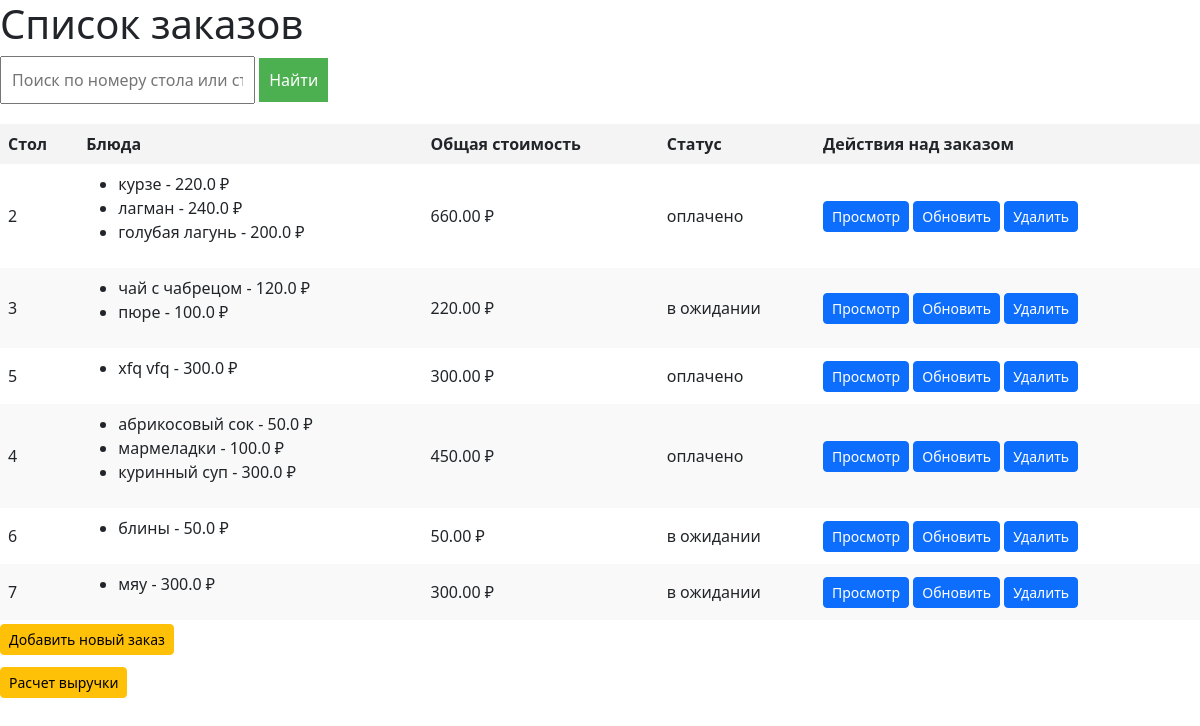
The page / on the database its author committed.
### order/models.py (models this page shows, shortened)
class Order(models.Model):
    STATUS_CHOICES = [
        ('готово', 'готово'),
        ('в ожидании','в ожидании'),
        ('оплачено', 'оплачено')
        ]
    table_number = models.IntegerField(unique=True,verbose_name='номер стола')
    items = models.JSONField(verbose_name='список блюд')
    total_price = models.DecimalField(verbose_name='Общая сумма', max_digits=10, decimal_places=2, default=0)
    status = models.CharField(max_length=20,choices=STATUS_CHOICES,default='в ожидании',verbose_name='статус заказа')

### order/views.py (the view)
# urls.py: path('', ListView.as_view(), name='list-order'),
class ListView(ListView):
    model = Order
    template_name = "order/list.html"
    context_object_name = "orders"
    def get_queryset(self):
        queryset = super().get_queryset()
        search_query = self.request.GET.get('search')
        if search_query:
            queryset = queryset.filter(
                Q(table_number__icontains=search_query) |
                Q(status__icontains=search_query)
            )
        return queryset

### order/templates/order/list.html
{% extends 'base.html' %}
{% block content %}
<h1>Список заказов</h1>
    <form method="get" action="{% url 'list-order' %}">
        <input type="text" name="search" placeholder="Поиск по номеру стола или статусу" value="{{ request.GET.search }}">
        <button type="submit">Найти</button>
    </form>
    <table>
        <thead>
            <tr>
                <th>Стол</th>
                <th>Блюда</th>
                <th>Общая стоимость</th>
                <th>Статус</th>
                <th>Действия над заказом</th>
            </tr>
        </thead>
        <tbody>
            {% for order in orders %}
                <tr>
                    <td>{{ order.table_number }}</td>
                    <td>
                        <ul>
                            {% for item in order.items %}
                                <li>{{ item.name }} - {{ item.price }} ₽</li>
                            {% endfor %}
                        </ul>
                    </td>
                    <td>{{ order.total_price }} ₽</td>
                    <td>{{ order.get_status_display }}</td>
                    <td>
                        <a href="{% url 'detail-order' order.id %}" class="btn btn-primary btn-sm">Просмотр</a>
                        <a href="{% url 'update-order' order.id %}" class="btn btn-primary btn-sm">Обновить</a>
                        <a href="{% url 'del-order' order.id %}" class="btn btn-primary btn-sm">Удалить</a>
                    </td>
                </tr>
            {% empty %}
                <tr>
                    <td colspan="5">Заказы не найдены.</td>
                </tr>
            {% endfor %}
        </tbody>
    </table>
<h3><a href="{% url 'add-order' %}" class="btn btn-warning btn-sm">Добавить новый заказ</a></h3>
<h3><a href="{% url 'calc-revenue' %}" class="btn btn-warning btn-sm">Расчет выручки</a></h3>
{% endblock %}

### order/static/order/style.css (style rules this page uses)
body { font-family: Arial, sans-serif; margin: 20px; }
table { width: 100%; border-collapse: collapse; }
th, td { border: 1px solid #ddd; padding: 8px; text-align: left; }
th { background-color: #f4f4f4; }
tr:nth-child(even) { background-color: #f9f9f9; }
form { margin-bottom: 20px; }
input, select, button { padding: 10px; margin-bottom: 10px; font-size: 16px; }
button { background-color: #4CAF50; color: white; border: none; cursor: pointer; }

### rows shown on the page
Order: table_number "2", name "курзе" "лагман" "голубая лагунь", price "220.0" "240.0" "200.0", total_price "660.00", status "оплачено"
Order: table_number "3", name "чай с чабрецом" "пюре", price "120.0" "100.0", total_price "220.00", status "в ожидании"
Order: table_number "5", name "xfq vfq", price "300.0", total_price "300.00", status "оплачено"
Order: table_number "4", name "абрикосовый сок" "мармеладки" "куринный суп", price "50.0" "100.0" "300.0", total_price "450.00", status "оплачено"
Order: table_number "6", name "блины", price "50.0", total_price "50.00", status "в ожидании"
Order: table_number "7", name "мяу", price "300.0", total_price "300.00", status "в ожидании"
